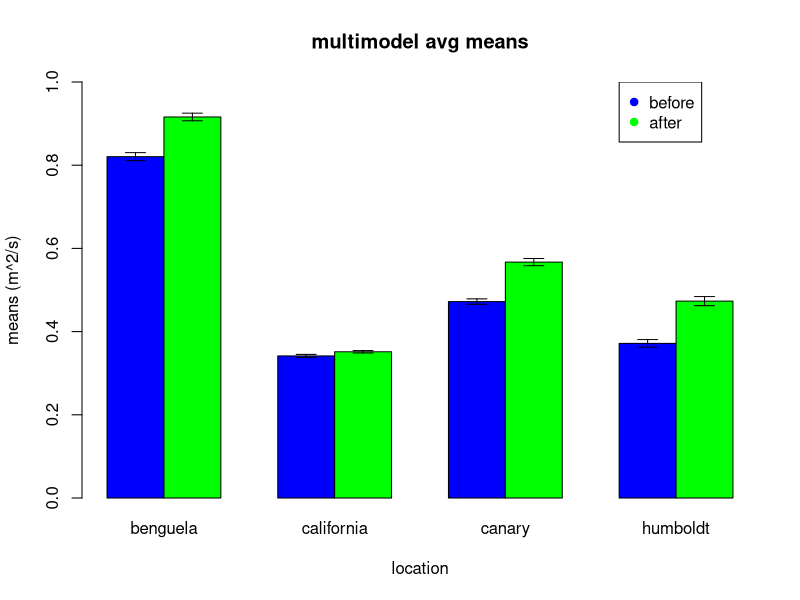
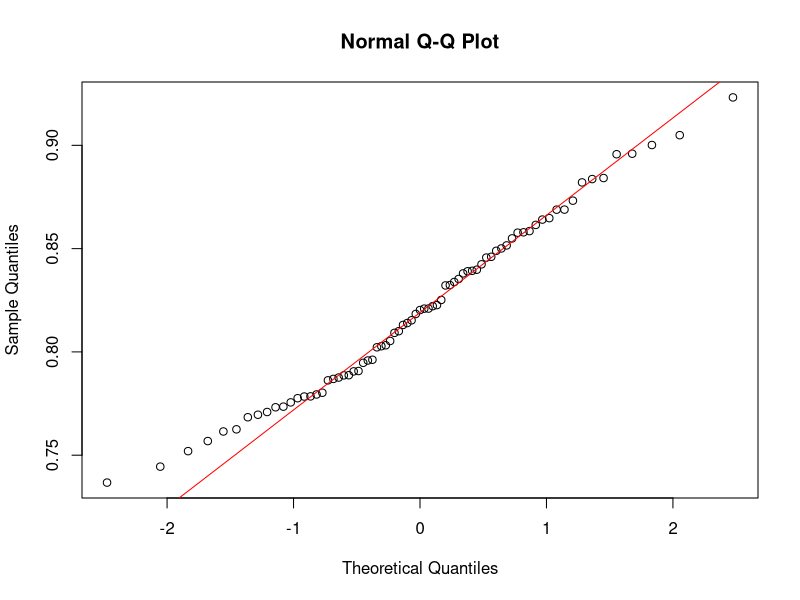
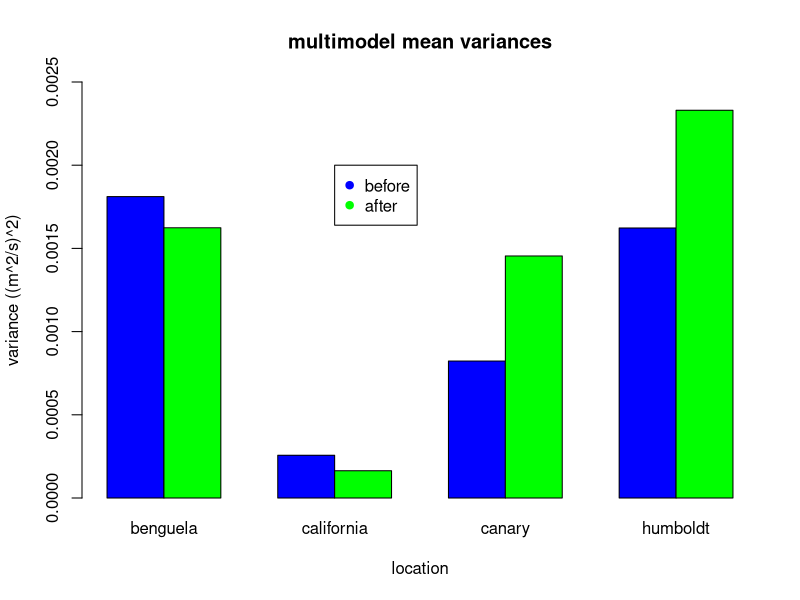
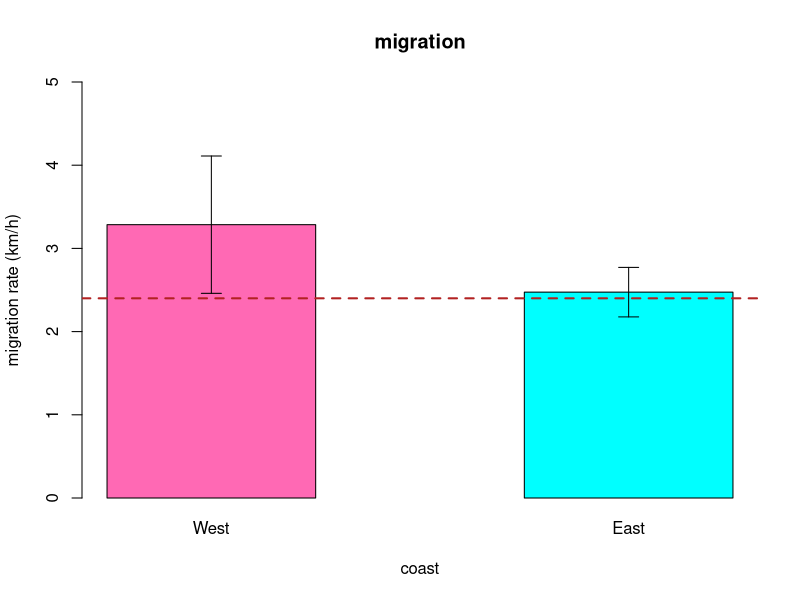

Recreate these plots in R, in order.
## ---- chunk 1
benguela <- read.csv("data/benguela.csv")
california <- read.csv("data/california.csv")
canary <- read.csv("data/canary.csv")
humboldt <- read.csv("data/humboldt.csv")

benguela$period <- ifelse(benguela$year<2025,"before", "after")
california$period <- ifelse(california$year<2025,"before", "after")
canary$period <- ifelse(canary$year<2025,"before", "after")
humboldt$period <- ifelse(humboldt$year<2025,"before", "after")
## ---- chunk 2
mean <- rowMeans(subset(benguela, select=c("model1","model2","model3","model4","model5","model6","model7","model8","model9","model10","model11","model12","model13","model14","model15","model16","model17","model18","model19","model20","model21","model22")))
benf <- data.frame(benguela$year,benguela$period,mean)

mean <- rowMeans(subset(california, select=c("model1","model2","model3","model4","model5","model6","model7","model8","model9","model10","model11","model12","model13","model14","model15","model16","model17","model18","model19","model20","model21","model22")))
calf <- data.frame(california$year,california$period,mean)

mean <- rowMeans(subset(canary, select=c("model1","model2","model3","model4","model5","model6","model7","model8","model9","model10","model11","model12","model13","model14","model15","model16","model17","model18","model19","model20","model21","model22")))
canf <- data.frame(canary$year,canary$period, mean)

mean <- rowMeans(subset(humboldt, select=c("model1","model2","model3","model4","model5","model6","model7","model8","model9","model10","model11","model12","model13","model14","model15","model16","model17","model18","model19","model20","model21","model22")))
humf <- data.frame(humboldt$year,humboldt$period,mean)
## ---- chunk 3
shapiro.test(subset(benf,benguela.subset=period=="before")$mean)
shapiro.test(subset(benf,benguela.subset=period=="after")$mean)
shapiro.test(subset(calf,subset=california.period=="before")$mean)
shapiro.test(subset(calf,subset=california.period=="after")$mean)
shapiro.test(subset(canf,subset=canary.period=="before")$mean)
shapiro.test(subset(canf,subset=canary.period=="after")$mean)
shapiro.test(subset(humf,subset=humboldt.period=="before")$mean)
shapiro.test(subset(humf,subset=humboldt.period=="after")$mean)
## ---- chunk 4
wilcox.test(benf$mean)
wilcox.test(calf$mean)
wilcox.test(canf$mean)
wilcox.test(humf$mean)
## ---- chunk 5
my.se <- function(x){
  sd(x)/sqrt(length(x))
}
bs1<-subset(x=benf, subset=benguela.period=="before")$mean
bs2<-subset(x=benf, subset=benguela.period=="after")$mean
bmb <- mean(bs1)
bma <- mean(bs2)
sse1<-my.se(bs1)
sse2<-my.se(bs2)
bci.up1<-bmb+1.96*sse1
bci.up2<-bma-1.96*sse2
bci.low1<-bmb-1.96*sse1
bci.low2<-bma+1.96*sse2

ls1<-subset(x=calf, subset=california.period=="before")$mean
ls2<-subset(x=calf, subset=california.period=="after")$mean
lmb <- mean(ls1)
lma <- mean(ls2)
sse1<-my.se(ls1)
sse2<-my.se(ls2)
lci.up1<-lmb+1.96*sse1
lci.up2<-lma-1.96*sse2
lci.low1<-lmb-1.96*sse1
lci.low2<-lma+1.96*sse2

ns1<-subset(x=canf, subset=canary.period=="before")$mean
ns2<-subset(x=canf, subset=canary.period=="after")$mean
nmb <- mean(ns1)
nma <- mean(ns2)
sse1<-my.se(ns1)
sse2<-my.se(ns2)
nci.up1<-nmb+1.96*sse1
nci.up2<-nma-1.96*sse2
nci.low1<-nmb-1.96*sse1
nci.low2<-nma+1.96*sse2

hs1<-subset(x=humf, subset=humboldt.period=="before")$mean
hs2<-subset(x=humf, subset=humboldt.period=="after")$mean
hmb <- mean(hs1)
hma <- mean(hs2)
sse1<-my.se(hs1)
sse2<-my.se(hs2)
hci.up1<-hmb+1.96*sse1
hci.up2<-hma-1.96*sse2
hci.low1<-hmb-1.96*sse1
hci.low2<-hma+1.96*sse2

tab <- cbind(c(bmb,bma),c(lmb,lma),c(nmb,nma),c(hmb,hma))

bp <- barplot(tab,ylim=c(0,1), ylab="means (m^2/s)", main="multimodel avg means", names=c("benguela","california","canary","humboldt"), xlab="location", col=c("blue","green"), beside=TRUE)
arrows(x0=bp,x1=bp,y0=c(bci.low1,bci.low2,lci.low1,lci.low2,nci.low1,nci.low2,hci.low1,hci.low2),y1=c(bci.up1,bci.up2,lci.up1,lci.up2,nci.up1,nci.up2,hci.up1,hci.up2),angle=90,code=3,length=0.1)
legend(x=10, y=1,legend = c("before","after"), col = c("blue", "green"), pch=c(19,19))
## ---- chunk 6
qqnorm(bs1)
qqline(bs1, col="red")

# approximately normal, use Levene

library(car,quietly=TRUE)
leveneTest(benf$mean~benf$benguela.period)
leveneTest(calf$mean~calf$california.period)
leveneTest(canf$mean~canf$canary.period)
leveneTest(humf$mean~humf$humboldt.period)
## ---- chunk 7
tab <- cbind(c(var(bs1),var(bs2)),c(var(ls1),var(ls2)),c(var(ns1),var(ns2)),c(var(hs1),var(hs2)))

bp <- barplot(tab,ylim=c(0,0.0025), ylab="variance ((m^2/s)^2)", main="multimodel mean variances", names=c("benguela","california","canary","humboldt"), xlab="location", col=c("blue","green"), beside=TRUE)
legend(x=5, y=0.002,legend = c("before","after"), col = c("blue", "green"), pch=c(19,19))
## ---- chunk 8
d3 <- read.csv(file = "data/migration.csv")
head(d3)
## ---- chunk 9
t.test(d3$migration,mu=2.4)
## ---- chunk 10
my.se <- function(x){
  sd(x)/sqrt(length(x))
}
migW<-subset(x=d3, subset=coast=="West")$migration
migE<-subset(x=d3, subset=coast=="East")$migration
migWm <- mean(migW)
migEm <- mean(migE)
sse1<-my.se(migW)
sse2<-my.se(migE)
wci.up<-migWm+1.96*sse1
eci.up<-migEm-1.96*sse2
wci.low<-migWm-1.96*sse1
eci.low<-migEm+1.96*sse2

bp <- barplot(cbind(migWm,migEm),ylim=c(0,5), ylab="migration rate (km/h)", main="migration", names=c("West","East"), xlab="coast", col=c("hotpink","cyan"), beside=TRUE)
arrows(x0=bp,x1=bp,y0=c(wci.low,eci.low),y1=c(wci.up,eci.up),angle=90,code=3,length=0.1)
abline(h=2.4,col="firebrick", lty=2, lwd=2)
## ---- chunk 11
var.test(migW,migE) #, p<0.05, variances not equal so we do Welchs t-test
#Welch's t-test - assumptions = normal distribution and random sample
#Ho: The mean migration rates between species on the East and West coasts are equal.
#Ha: The mean migration rates between species on the East and West coasts are not equal.
t.test(migW,migE)
